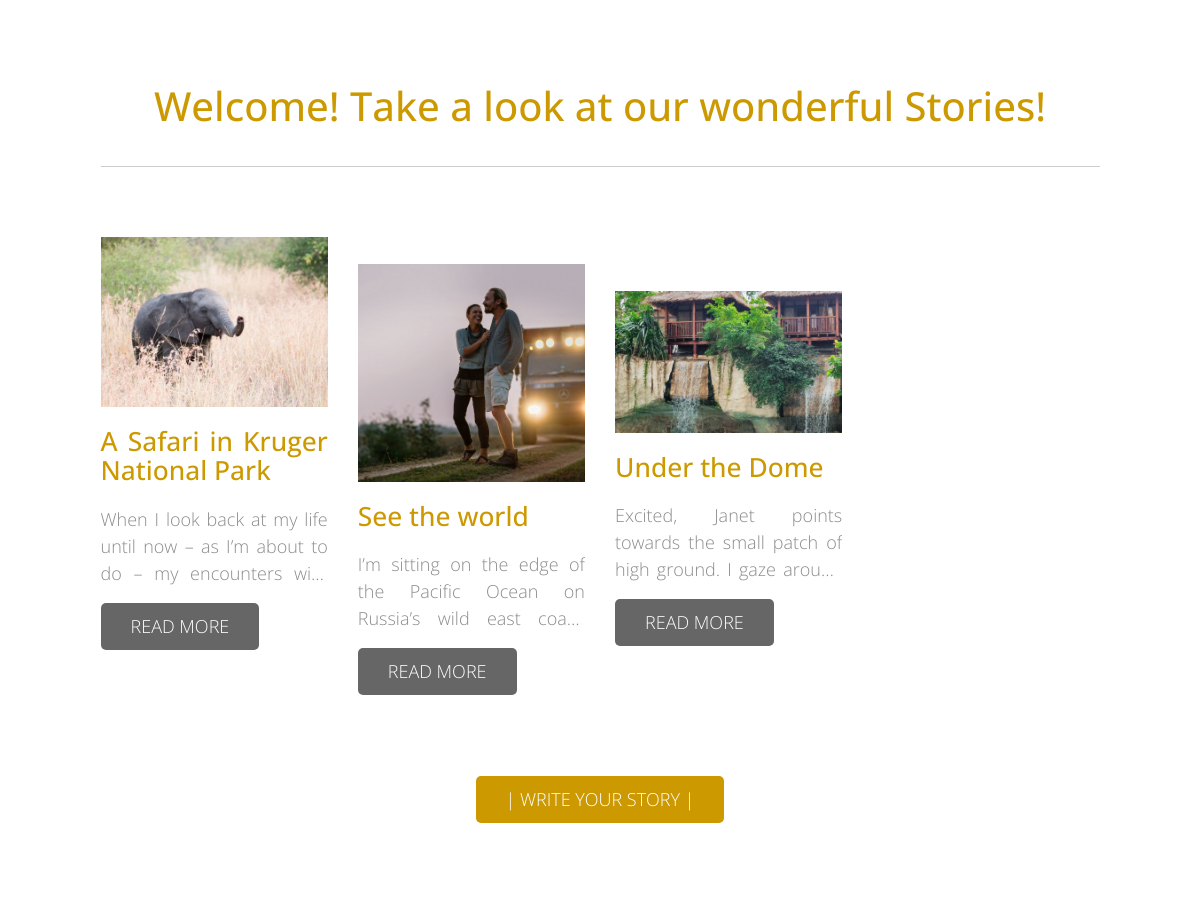
/ (middle part), run on an earlier commit of the app's database.
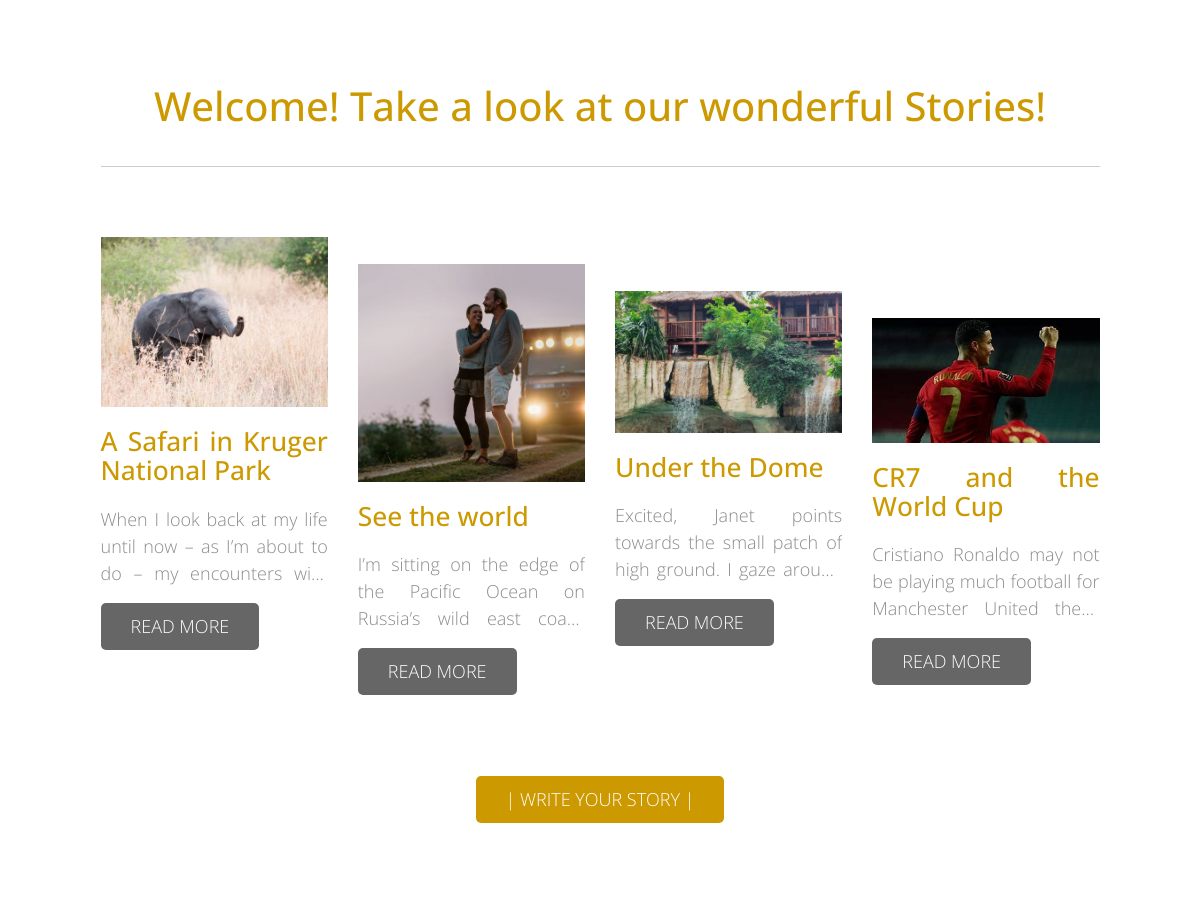
And on a later commit of the database.
### blog/models.py (models this page shows, shortened)
class Story(models.Model):
	title = models.CharField('Story name',max_length=100)
	text = models.TextField()
	img = models.ImageField(upload_to = 'images', default=None)
	user = models.ForeignKey(User, on_delete=models.CASCADE)

### blog/views.py (the view)
# urls.py: path("", views.home, name="home"),
def home(request):
	request.user
	story_list = Story.objects.all()
	template = loader.get_template("blog/home.html")
	return render(request, "blog/home.html", {'story_list':story_list})

### blog/templates/blog/home.html (shortened to what this page needs)
{% extends './base.html' %}
{% load static %}
{% block content %}
<body>
    <section class="tm-section">
        <div class="container-fluid">
            <div class="row">
                <div class="col-xs-12 col-sm-12 col-md-12 col-lg-12 text-xs-center">
                    <h1 class="tm-gold-text tm-title">Welcome! Take a look at our wonderful Stories!</h1>
                </div>
            </div>
            <hr>
            <br>
            <br>
            <div class="row">
                {% for story in story_list %}
		        <div class="col-xs-12 col-sm-6 col-md-6 col-lg-3 col-xl-3">
		            <div class="tm-content-box">
                        {% if story.img %}
                        <img src='{{story.img.url}}' alt="connect" class="tm-margin-b-20 img-fluid">
		                {% endif %}
                        <h3 class="tm-margin-b-20 tm-gold-text">{{story.title}}</h3>
		        	<div class="ellipsis"> {{story.text}} </div>
                        <a href="story_details/?st={{story.id}}" class="tm-btn tm-btn-gray text-uppercase">Read More</a>
		            </div>
		        </div>
        	    <br>
	            {% endfor %}
        </div>
        <br>
        <br>
        <br>
        <div class="col-xs-12 col-sm-12 col-md-12 col-lg-12 text-xs-center">
            <a href="/new_story" class="tm-btn text-uppercase">| Write your story |</a>
        </div>
    </section>
</body>
{% endblock content %}

What changed in the data, as far as the page shows it:
added Story: img (picture), title "CR7 and the World Cup", text "Cristiano Ronaldo may not be playing much football for Manchester United…"
